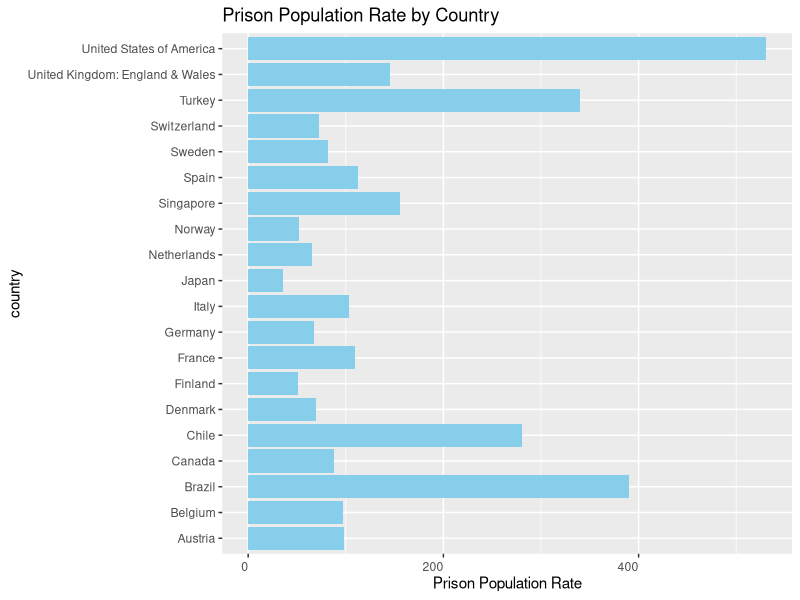
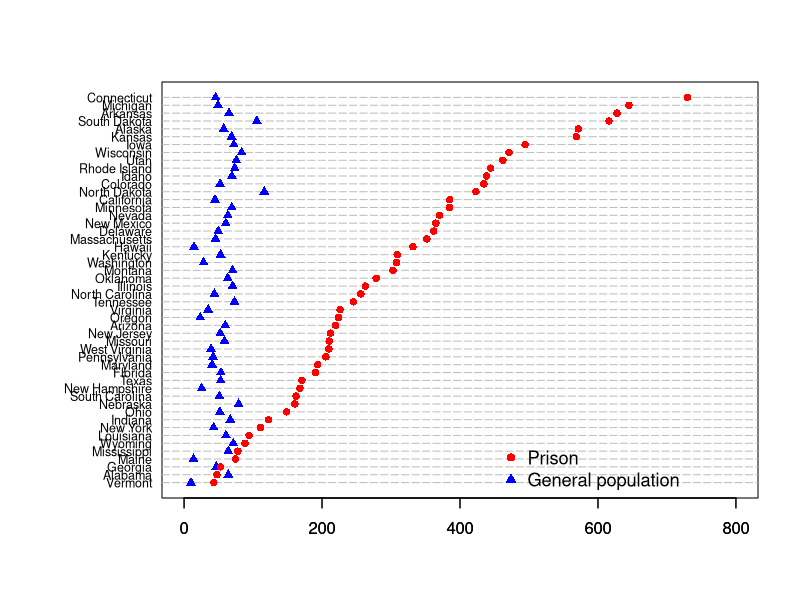
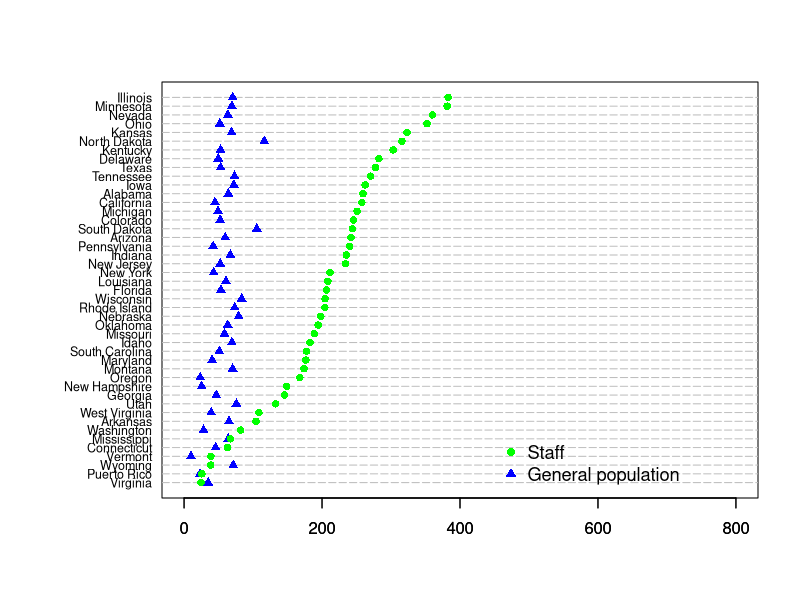
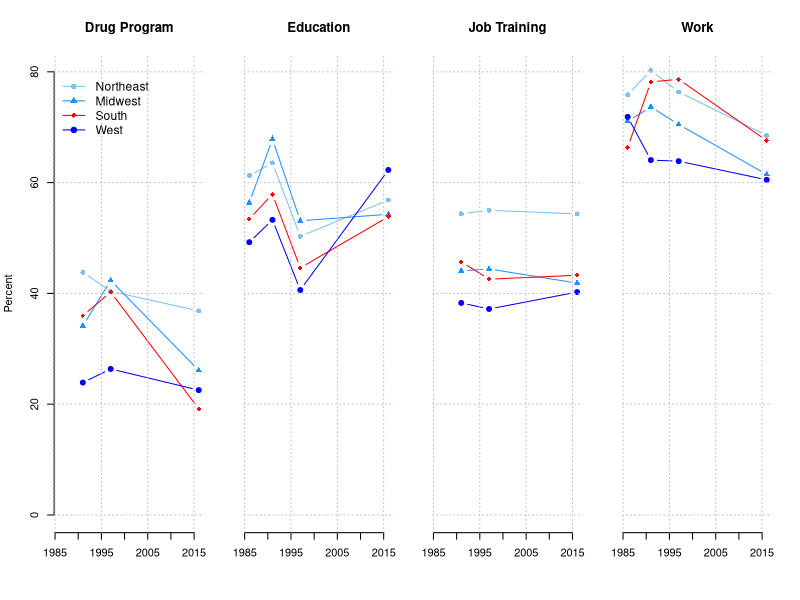

R code for these plots, in order:
## ---- chunk 1
#| include: false
#| warning: false
#| message: false
install.packages("haven")  # Install the haven package
library(haven)  # Load the haven package
library(tidyverse)
library(palmerpenguins)
library(dplyr)
## ---- chunk 2
#| label: fig-country
#| fig-cap: Relationship between wing length and width
#| echo: false
#| warning: false
#| message: false


data <-  read.csv(file = here::here("outputs/data/clean_country_data.csv"))

data <- data[order(-data$prison_population_rate), ]

# Create the bar plot
plot <- ggplot(data, aes(x =prison_population_rate, y = country)) +
  geom_bar(stat = "identity", fill = "skyblue") +
  theme(axis.text.x = element_text(angle = 0, hjust = 1, vjust = 0.5)) +  # Rotate x-axis labels
  labs(x = "Prison Population Rate", y = "country") +  # Add axis labels
  ggtitle("Prison Population Rate by Country ")  # Add title

print(plot)

## ---- chunk 3
#| label: fig-planes
#| fig-cap: Relationship between wing length and width
#| echo: false
#| warning: false
#| message: false



# Reading data
# Read CSV file using here::here() for file path and header = TRUE
x <- read.csv(file = here::here("inputs/data/all-states-history.csv"), header = TRUE)

x1218 <- x[x$date == "2020-12-18",]   # Subset data for 12/18/2020

# Ensure 'pop' column name is provided correctly in read_csv
pop <- read.csv(file = here::here("inputs/data/statepop.csv"), header = FALSE)

# Ensure 'pop' is extracted correctly from 'pop' data frame
ind <- match(x1218$state, pop[,2])

# Assign state population to x1218$pop
x1218$pop <- pop[ind,3]

# Calculate case rate for x1218
x1218$ccr <- x1218$positive / (x1218$pop * 1e6)
x1 <- read.csv(file = here::here("inputs/data/COVID-19 Cases in State and Federal Prison Systems.csv"),
               header=T) 

x1 <- lapply(x1, function(i) { sub(",", "", i) })                    # data cleaning
x1 <- lapply(x1, function(i) { sub("NR", NA, i) })
x1[names(x1)[c(2:7,9)]]  <- lapply(x1[names(x1)[c(2:7,9)]], as.numeric)
x1$incpop <- x1$Incarcerated.Positive/x1$Incarcerated.Case.rate.per.1.000

ind <- match(x1218$state, x1$Prison.System)                           # matching states
ccr <- data.frame(pop=1000*x1218$ccr,
                  prisn=x1$Incarcerated.Case.rate.per.1.000[ind],
                  state=x1$state[ind])                               # case rate dataframe
ccr <- ccr[complete.cases(ccr),]

o1 <- order(ccr[,2])
n1 <- length(o1)



par(fig=c(.1,1,0,1))
plot(ccr[o1,2], 1:n1, pch="", xlim=c(0,800), xlab="", ylab="", yaxt='n')
abline(h=1:n1, lty=5, col="gray")
axis(1)
points(ccr[o1,1], 1:n1, pch=17, col="blue")
points(ccr[o1,2], 1:n1, pch=16, col="red")
mtext(ccr$state[o1], side=2, at=1:n1, las=1, line=.5, cex=.75)
legend(450, 7, c("Prison","General population"), pch=c(16, 17),
       col=c("red","blue"), bty="n", cex=1.1)

## ---- chunk 4
#| label: fig-bills2
#| fig-cap: Bills of penguins
#| echo: false

x <- read.csv(file = here::here("inputs/data/all-states-history.csv"), header = TRUE)

x1218 <- x[x$date == "2020-12-18",]   # Subset data for 12/18/2020

# Ensure 'pop' column name is provided correctly in read_csv
pop <- read.csv(file = here::here("inputs/data/statepop.csv"), header = FALSE)

# Ensure 'pop' is extracted correctly from 'pop' data frame
ind <- match(x1218$state, pop[,2])

# Assign state population to x1218$pop
x1218$pop <- pop[ind,3]

# Calculate case rate for x1218
x1218$ccr <- x1218$positive / (x1218$pop * 1e6)
x2 <- read.csv(file = here::here("inputs/data/COVID-19 Cases in State and Federal Prison Systems.csv"), header = TRUE) 

# Data cleaning
x2 <- lapply(x2, function(i) { gsub(",", "", i) })  # Remove commas
x2 <- lapply(x2, function(i) { gsub("NR", NA, i) })  # Replace "NR" with NA
x2[names(x2)[c(2:7, 9)]] <- lapply(x2[names(x2)[c(2:7, 9)]], as.numeric)  # Convert selected columns to numeric
x2$incpop <- x2$Staff.Positive / x2$Staff.Case.rate.per.1.000

# Match states
ind <- match(x1218$state, x2$Prison.System)

# Create case rate dataframe
ccr <- data.frame(pop = 1000 * x1218$ccr,
                  prisn = x2$Staff.Case.rate.per.1.000[ind],
                  state = x2$state[ind])

# Remove rows with NAs
ccr <- ccr[complete.cases(ccr),]

# Plotting
o1 <- order(ccr[, 2])
n1 <- length(o1)


par(fig=c(.1,1,0,1))

plot(ccr[o1, 2], 1:n1, pch="", xlim=c(0, 800), xlab="", ylab="", yaxt='n')
abline(h=1:n1, lty=5, col="gray")
axis(1)
points(ccr[o1, 1], 1:n1, pch=17, col="blue")
points(ccr[o1, 2], 1:n1, pch=16, col="green")
mtext(ccr$state[o1], side=2, at=1:n1, las=1, line=.5, cex=.75)
legend(450, 7, c("Staff", "General population"), pch=c(16, 17),
       col=c("green", "blue"), bty="n", cex=1.1)


## ---- chunk 5
#| label: fig-plane
#| fig-cap: Relationship between wing length and width
#| echo: false
#| warning: false
#| message: false

data_1 <- read_dta('../../inputs/data/spi86to16.dta')

x <- data_1[data_1$admit==0,] 

drugev  <- data.matrix(x %>% group_by(region, year) %>% summarize(weighted.mean(drugev, wt, na.rm=T)))
drugev  <- drugev[!is.nan(drugev[,3]),]
vocev   <- data.matrix(x %>% group_by(region, year) %>% summarize(weighted.mean(vocev, wt, na.rm=T)))
vocev   <- data.matrix(vocev[!is.nan(vocev[,3]),])
work    <- data.matrix(x %>% group_by(region, year) %>% summarize(weighted.mean(work, wt, na.rm=T)))
work    <- data.matrix(work[!is.nan(work[,3]),])
edev    <- data.matrix(x %>% group_by(region, year) %>% summarize(weighted.mean(edev, wt, na.rm=T)))
edev    <- data.matrix(edev[!is.nan(edev[,3]),])

dimnames(drugev) <- dimnames(vocev) <- dimnames(work) <- dimnames(edev) <-
  list(NULL, c("region","year","xbar"))

par(mfrow=c(1,4))
par(fig=c(0,.29, 0,1))
plot(drugev[drugev[,"region"]==1,"year"],
     drugev[drugev[,"region"]==1,"xbar"]*100,
     type="b", pch=16, main="Drug Program",
     xlim=c(1986, 2016), ylim=c(0,80), col="skyblue2",
     axes=F, ylab="Percent", xlab="")
axis(1)
axis(2)
lines(drugev[drugev[,"region"]==2,"year"], drugev[drugev[,"region"]==2,"xbar"]*100,
      type="b", pch=17, col="dodgerblue")
lines(drugev[drugev[,"region"]==3,"year"], drugev[drugev[,"region"]==3,"xbar"]*100,
      type="b", pch=18, col="red")
lines(drugev[drugev[,"region"]==4,"year"], drugev[drugev[,"region"]==4,"xbar"]*100,
      type="b", pch=19, col="blue")
legend(1986, 80, c("Northeast","Midwest","South","West"),
       pch=16:19, col=c("skyblue2", "dodgerblue", "red","blue"),
       lty=1, bty="n", cex=1.1)
abline(v=seq(1985, 2015, 10), h=seq(0,80, 20), col="gray",lty=3)
par(new=T)
par(fig=c(.237,.527, 0,1))
plot(edev[edev[,"region"]==1,"year"],
     edev[edev[,"region"]==1,"xbar"]*100, type="b", pch=16, main="Education",
     xlim=c(1986, 2016), ylim=c(0,80), col="skyblue2",
     axes=F, ylab="", xlab="")
axis(1)
lines(edev[edev[,"region"]==2,"year"], edev[edev[,"region"]==2,"xbar"]*100, type="b", pch=17, col="dodgerblue")
lines(edev[edev[,"region"]==3,"year"], edev[edev[,"region"]==3,"xbar"]*100, type="b", pch=18, col="red")
lines(edev[edev[,"region"]==4,"year"], edev[edev[,"region"]==4,"xbar"]*100, type="b", pch=19, col="blue")
abline(v=seq(1985, 2015, 10), h=seq(0,80, 20), col="gray",lty=3)
par(new=T)
par(fig=c(.473,.763, 0,1))
plot(vocev[vocev[,"region"]==1,"year"],
     vocev[vocev[,"region"]==1,"xbar"]*100, type="b", pch=16, main="Job Training",
     xlim=c(1986, 2016), ylim=c(0,80), col="skyblue2",
     axes=F, ylab="", xlab="")
axis(1)
lines(vocev[vocev[,"region"]==2,"year"], vocev[vocev[,"region"]==2,"xbar"]*100, type="b", pch=17, col="dodgerblue")
lines(vocev[vocev[,"region"]==3,"year"], vocev[vocev[,"region"]==3,"xbar"]*100, type="b", pch=18, col="red")
lines(vocev[vocev[,"region"]==4,"year"], vocev[vocev[,"region"]==4,"xbar"]*100, type="b", pch=19, col="blue")
abline(v=seq(1985, 2015, 10), h=seq(0,80, 20), col="gray",lty=3)
par(new=T)
par(fig=c(.71,1.0, 0,1))
plot(work[work[,"region"]==1,"year"],
     work[work[,"region"]==1,"xbar"]*100, type="b", pch=16, main="Work",
     xlim=c(1986, 2016), ylim=c(0,80), col="skyblue2",
     axes=F, ylab="", xlab="")
axis(1)
lines(work[work[,"region"]==2,"year"], work[work[,"region"]==2,"xbar"]*100, type="b", pch=17, col="dodgerblue")
lines(work[work[,"region"]==3,"year"], work[work[,"region"]==3,"xbar"]*100, type="b", pch=18, col="red")
lines(work[work[,"region"]==4,"year"], work[work[,"region"]==4,"xbar"]*100, type="b", pch=19, col="blue")
abline(v=seq(1985, 2015, 10), h=seq(0,80, 20), col="gray",lty=3)



